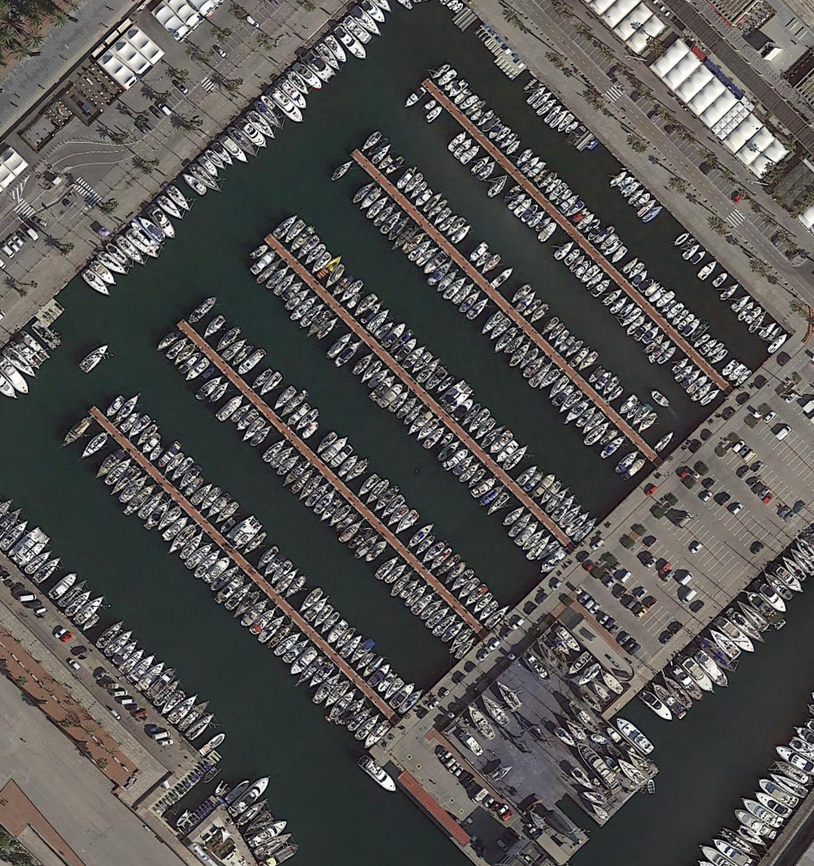
#> input picture datasets/DOTA_devkit/example/images/P0706.png, 814 x 866 px, shrunk from 1111 x 1182 before the run; its folder holds only this picture in this run
$ python -i randaugment.py   (imports and definitions only)
#> lines starting #> are read from the running program, lines starting #| are printed output that depends on the picture
#> further down, picture is the input picture: shape (866, 814, 3); mean B, G, R 81.4, 83.3, 85.4
import numpy as np
import cv2
import random


## aug functions
def identity_func(img):
    return img


class Cutout:
    # [22 lines left out: functions __init__, __call__, not called in this run]


def autocontrast_func(img, cutoff=2):
    '''
        same output as PIL.ImageOps.autocontrast
    '''
    n_bins = 256

    def tune_channel(ch):
        n = ch.size
#> n = 704924
        cut = cutoff * n // 100
#> cut = 14098
        if cut == 0:
            high, low = ch.max(), ch.min()
        else:
            hist = cv2.calcHist([ch], [0], None, [n_bins], [0, n_bins])
#> hist = 256 values, max 33855 at index 48, min 202 at index 253, mean 2753.6
            low = np.argwhere(np.cumsum(hist) > cut)
#> low = 244 values from 12 to 255
            low = 0 if low.shape[0] == 0 else low[0]
#> low = [12]
            high = np.argwhere(np.cumsum(hist[::-1]) > cut)
#> high = 224 values from 32 to 255
            high = n_bins - 1 if high.shape[0] == 0 else n_bins - 1 - high[0]
#> high = [223]
        if high <= low:
            table = np.arange(n_bins)
        else:
            scale = (n_bins - 1) / (high - low)
#> scale = [1.21]
            offset = -low * scale
#> offset = [-14.5]
            table = np.arange(n_bins) * scale + offset
#> table = 256 values from -14.5 to 293.7
            table[table < 0] = 0
            table[table > n_bins - 1] = n_bins - 1
        table = table.clip(0, 255).astype(np.uint8)
#> table = 256 values from 0 to 255
        return table[ch]
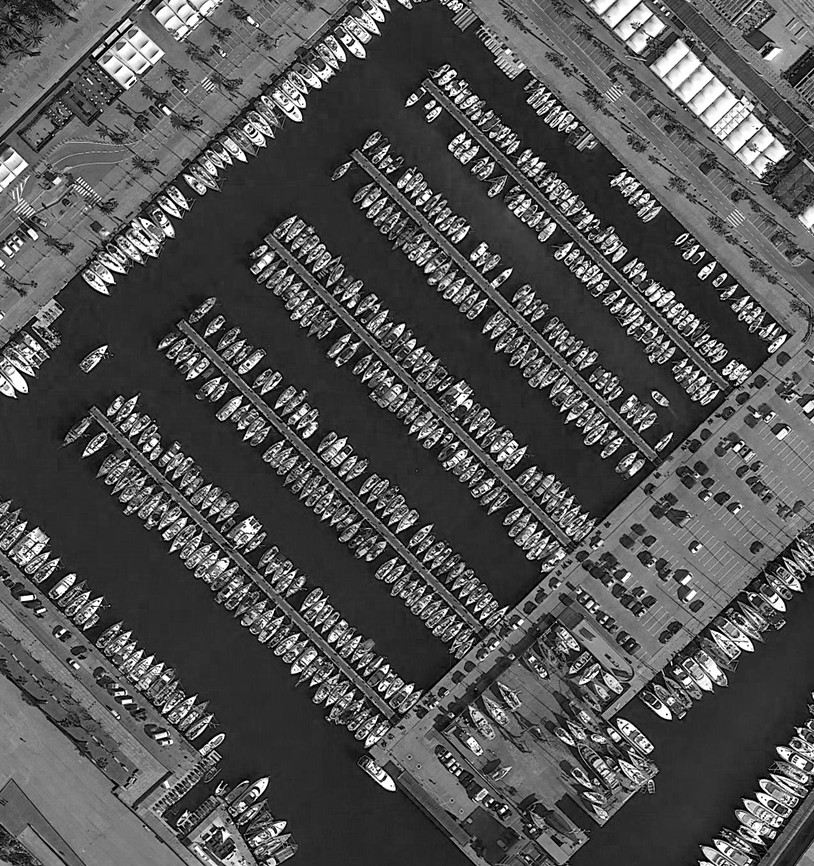
#> returned value: shape (866, 814); min 0, max 255, mean 83.2

    channels = [tune_channel(ch) for ch in cv2.split(img)]
#> in tune_channel (call 3), `hist = cv2.calcHist([ch], [0], None, [n_bins], [0, n_bins])`: hist = 256 values, max 27388 at index 41, min 376 at index 254, mean 2753.6
#> in tune_channel (call 3), `low = np.argwhere(np.cumsum(hist) > cut)`: low = 244 values from 12 to 255
#> in tune_channel (call 3), `low = 0 if low.shape[0] == 0 else low[0]`: low = [12]
#> in tune_channel (call 3), `high = np.argwhere(np.cumsum(hist[::-1]) > cut)`: high = 228 values from 28 to 255
#> in tune_channel (call 3), `high = n_bins - 1 if high.shape[0] == 0 else n_bins - 1 - high[0]`: high = [227]
#> in tune_channel (call 3), `scale = (n_bins - 1) / (high - low)`: scale = [1.19]
#> in tune_channel (call 3), `offset = -low * scale`: offset = [-14.23]
#> in tune_channel (call 3), `table = np.arange(n_bins) * scale + offset`: table = 256 values from -14.23 to 288.2
#> in tune_channel (call 3), `table = table.clip(0, 255).astype(np.uint8)`: table = 256 values from 0 to 255
#> in tune_channel (call 3), `return table[ch]`:
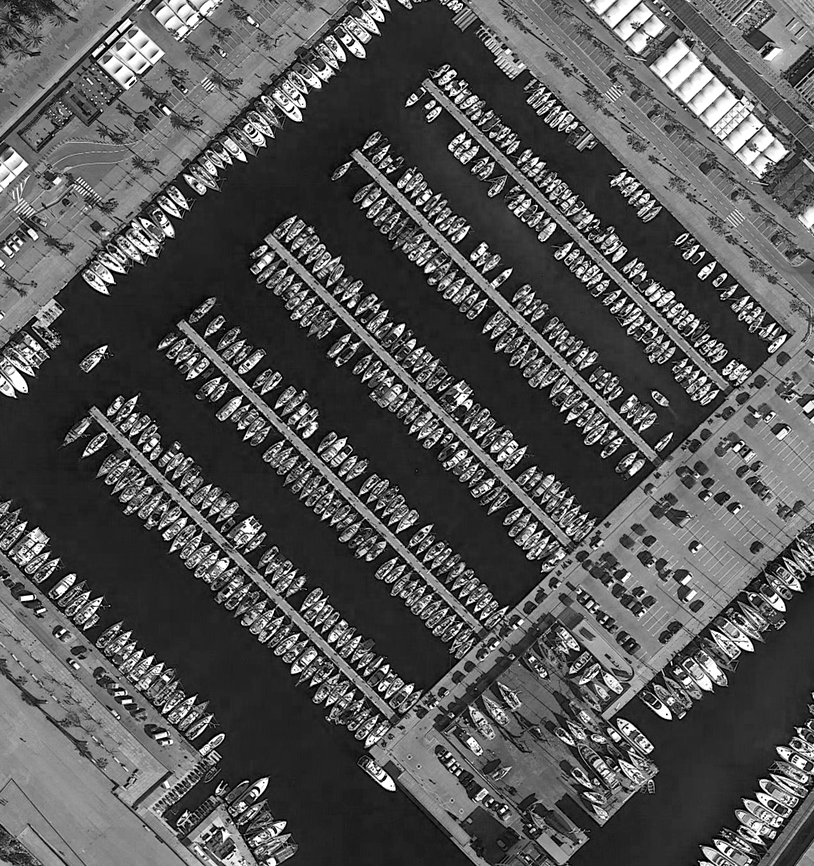
#> returned value: shape (866, 814); min 0, max 255, mean 86.3
#> channels = 3 items
    out = cv2.merge(channels)
    return out


# [162 lines left out: functions equalize_func, rotate_func, solarize_func, color_func, contrast_func, brightness_func and 7 more, not called in this run]


### level to args
def enhance_level_to_args(MAX_LEVEL):
    def level_to_args(level):
        return ((level / MAX_LEVEL) * 1.8 + 0.1,)
    return level_to_args


# [24 lines left out: functions shear_level_to_args, translate_level_to_args, cutout_level_to_args, not called in this run]


def solarize_level_to_args(MAX_LEVEL):
    def level_to_args(level):
        level = int((level / MAX_LEVEL) * 256)
        return (level, )
    return level_to_args


def none_level_to_args(level):
    return ()


# [15 lines left out: functions posterize_level_to_args, rotate_level_to_args, not called in this run]


func_dict = {
    'Identity': identity_func,
    # 'AutoContrast': autocontrast_func,
    # 'Equalize': equalize_func,
    # 'Rotate': rotate_func,
    'Solarize': solarize_func,
    # 'Color': color_func,
    # 'Contrast': contrast_func,
    'Brightness': brightness_func,
    'Sharpness': sharpness_func,
    # 'ShearX': shear_x_func,
    # 'TranslateX': translate_x_func,
    # 'TranslateY': translate_y_func,
    # 'Posterize': posterize_func,
    # 'ShearY': shear_y_func,
}

translate_const = 10
MAX_LEVEL = 10
replace_value = (128, 128, 128)
arg_dict = {
    'Identity': none_level_to_args,
    # 'AutoContrast': none_level_to_args,
    # 'Equalize': none_level_to_args,
    # 'Rotate': rotate_level_to_args(MAX_LEVEL, replace_value),
    'Solarize': solarize_level_to_args(MAX_LEVEL),
    # 'Color': enhance_level_to_args(MAX_LEVEL),
    # 'Contrast': enhance_level_to_args(MAX_LEVEL),
    'Brightness': enhance_level_to_args(MAX_LEVEL),
    'Sharpness': enhance_level_to_args(MAX_LEVEL),
    # 'ShearX': shear_level_to_args(MAX_LEVEL, replace_value),
    # 'TranslateX': translate_level_to_args(
    #     translate_const, MAX_LEVEL, replace_value
    # ),
    # 'TranslateY': translate_level_to_args(
    #     translate_const, MAX_LEVEL, replace_value
    # ),
    # 'Posterize': posterize_level_to_args(MAX_LEVEL),
    # 'ShearY': shear_level_to_args(MAX_LEVEL, replace_value),
}


class RandomAugment(object):

    # [4 lines left out: function __init__, not called in this run]

    def get_random_ops(self):
        sampled_ops = np.random.choice(list(func_dict.keys()), self.N)
        return [(op, .5, self.M) for op in sampled_ops]

    # [8 lines left out: function __call__, not called in this run]


# [14 lines not run here, left out]

>>> import cv2
>>> picture = cv2.imread('DOTA_devkit/example/images/P0706.png')
>>> result = autocontrast_func(picture)

$ run again, on datasets/DOTA_devkit/example/images/P1888.png
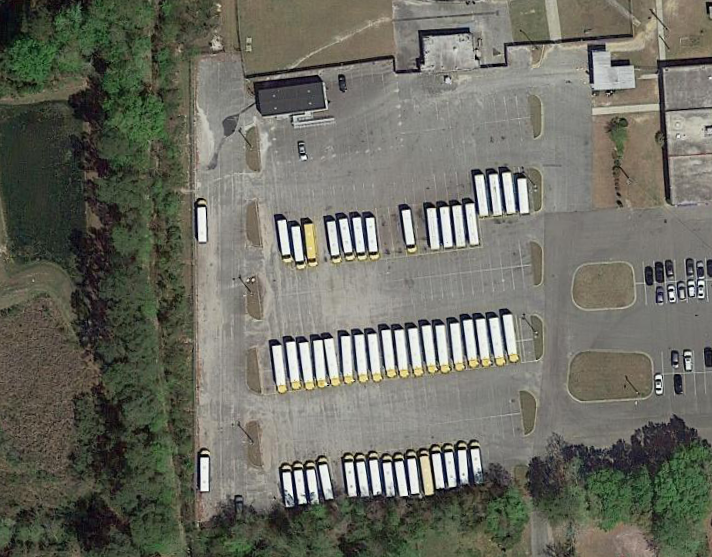
#> input picture datasets/DOTA_devkit/example/images/P1888.png, 712 x 557 px
#> picture is the input picture: shape (557, 712, 3); mean B, G, R 97.5, 107.9, 107.4
#> hist = 256 values, max 4799 at index 131, min 0 at index 0, mean 1549.2
#> in tune_channel, `low = np.argwhere(np.cumsum(hist) > cut)`: low = 239 values from 17 to 255
#> in tune_channel, `low = 0 if low.shape[0] == 0 else low[0]`: low = [17]
#> in tune_channel, `high = np.argwhere(np.cumsum(hist[::-1]) > cut)`: high = 232 values from 24 to 255
#> in tune_channel, `high = n_bins - 1 if high.shape[0] == 0 else n_bins - 1 - high[0]`: high = [231]
#> scale = [1.19]
#> offset = [-20.26]
#> in tune_channel, `table = np.arange(n_bins) * scale + offset`: table = 256 values from -20.26 to 283.6
#> in tune_channel, `table = table.clip(0, 255).astype(np.uint8)`: table = 256 values from 0 to 255
#> hist = 256 values, max 4826 at index 134, min 0 at index 0, mean 1549.2
#> in tune_channel (call 2), `low = np.argwhere(np.cumsum(hist) > cut)`: low = 238 values from 18 to 255
#> in tune_channel (call 2), `low = 0 if low.shape[0] == 0 else low[0]`: low = [18]
#> in tune_channel (call 2), `high = np.argwhere(np.cumsum(hist[::-1]) > cut)`: high = 236 values from 20 to 255
#> in tune_channel (call 2), `high = n_bins - 1 if high.shape[0] == 0 else n_bins - 1 - high[0]`: high = [235]
#> scale = [1.18]
#> offset = [-21.15]
#> in tune_channel (call 2), `table = np.arange(n_bins) * scale + offset`: table = 256 values from -21.15 to 278.5
#> in tune_channel (call 2), `table = table.clip(0, 255).astype(np.uint8)`: table = 256 values from 0 to 255
#> in tune_channel (call 2), `return table[ch]`:
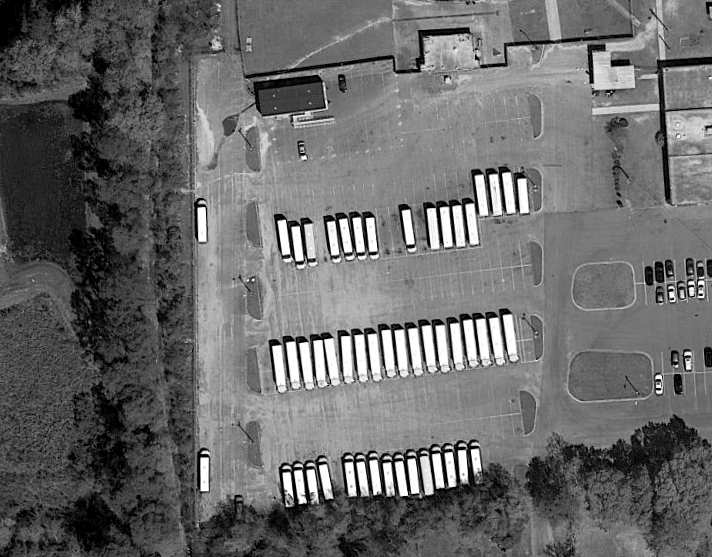
#> returned value: shape (557, 712); min 0, max 255, mean 105.2
#> hist = 256 values, max 5177 at index 136, min 0 at index 0, mean 1549.2
#> in tune_channel (call 3), `low = np.argwhere(np.cumsum(hist) > cut)`: low = 238 values from 18 to 255
#> in tune_channel (call 3), `low = 0 if low.shape[0] == 0 else low[0]`: low = [18]
#> in tune_channel (call 3), `high = np.argwhere(np.cumsum(hist[::-1]) > cut)`: high = 233 values from 23 to 255
#> in tune_channel (call 3), `high = n_bins - 1 if high.shape[0] == 0 else n_bins - 1 - high[0]`: high = [232]
#> scale = [1.19]
#> offset = [-21.45]
#> in tune_channel (call 3), `table = np.arange(n_bins) * scale + offset`: table = 256 values from -21.45 to 282.4
#> in tune_channel (call 3), `table = table.clip(0, 255).astype(np.uint8)`: table = 256 values from 0 to 255
#> in tune_channel (call 3), `return table[ch]`:
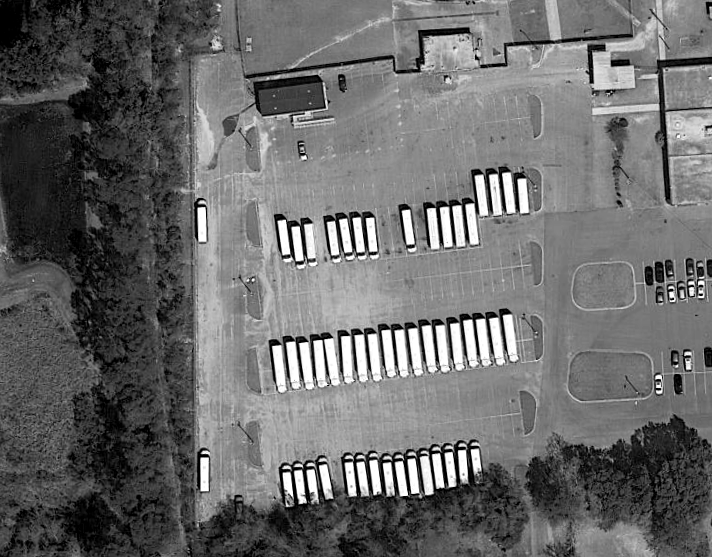
#> returned value: shape (557, 712); min 0, max 255, mean 106.1
#> channels = 3 items
